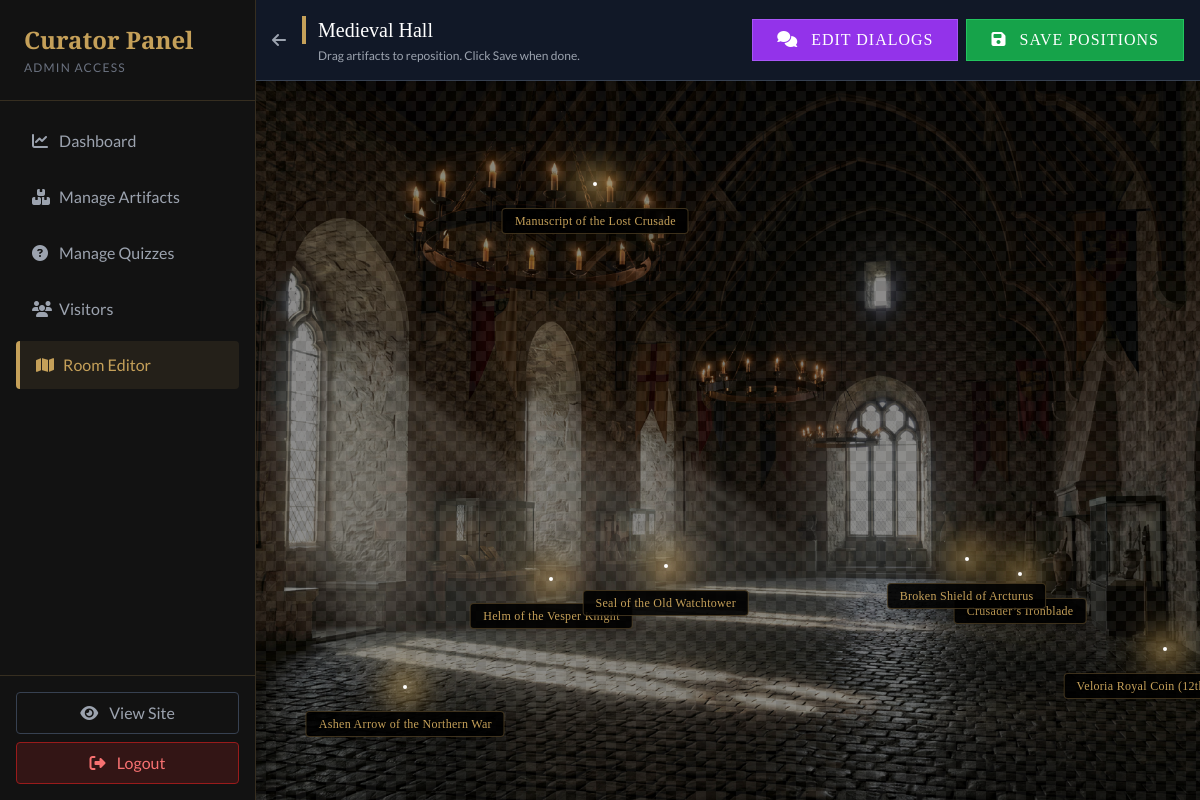
Screenshot of /admin/room_editor.php?room_id=1 (signed in) with the database file from the repository.
### tables this page shows
CREATE TABLE `rooms` (
  `id` int(11) NOT NULL,
  `name` varchar(100) NOT NULL,
  `description` text DEFAULT NULL,
  `min_level` int(11) DEFAULT 1,
  `image_url` varchar(255) DEFAULT NULL,
  `hidden_artifact_name` varchar(100) DEFAULT NULL,
  `hidden_artifact_desc` text DEFAULT NULL,
  `hidden_artifact_image` varchar(255) DEFAULT NULL,
  `hidden_artifact_xp` int(11) DEFAULT 100,
  `professor_dialogs` text DEFAULT NULL
);

CREATE TABLE `artifacts` (
  `id` int(11) NOT NULL,
  `room_id` int(11) DEFAULT NULL,
  `name` varchar(100) NOT NULL,
  `description` text DEFAULT NULL,
  `image_url` varchar(255) DEFAULT NULL,
  `xp_reward` int(11) DEFAULT 50,
  `position_top` varchar(10) DEFAULT NULL,
  `position_left` varchar(10) DEFAULT NULL
);

### admin/room_editor.php (the view, shortened to what this page needs)
<?php
require_once '../app/bootstrap.php';
$rooms_result = $conn->query("SELECT * FROM rooms");
$rooms = [];
while($row = $rooms_result->fetch_assoc()) {
    $rooms[] = $row;
}
$selected_room = null;
$artifacts = [];
if (isset($_GET['room_id'])) {
    $room_id = intval($_GET['room_id']);
    $stmt = $conn->prepare("SELECT * FROM rooms WHERE id = ?");
    $stmt->bind_param("i", $room_id);
    $stmt->execute();
    $selected_room = $stmt->get_result()->fetch_assoc();
    $stmt = $conn->prepare("SELECT * FROM artifacts WHERE room_id = ?");
    $stmt->bind_param("i", $room_id);
    $stmt->execute();
    $result = $stmt->get_result();
    while($row = $result->fetch_assoc()) {
        $row['top'] = $row['position_top'] ?? '50%';
        $row['left'] = $row['position_left'] ?? '50%';
        $artifacts[] = $row;
    }
}
include '../public/header.php';
?>
<div class="flex h-screen bg-black overflow-hidden">
    <main class="flex-grow relative flex flex-col h-full overflow-hidden">
        <?php if (!$selected_room): ?>
            <div class="p-8 overflow-y-auto">
                <div class="mb-8">
                    <h2 class="text-3xl text-white font-serif mb-2">Room Editor</h2>
                    <p class="text-gray-400">Select a room to edit artifact positions and configure settings</p>
                </div>
                <div class="grid grid-cols-1 md:grid-cols-2 lg:grid-cols-3 gap-6">
                    <?php foreach ($rooms as $room):
                        $artifactCount = $conn->query("SELECT COUNT(*) as c FROM artifacts WHERE room_id = {$room['id']}")->fetch_assoc()['c'];
                    ?>
                        <?php roomCard($room, 'room_editor.php', 'Artifacts', $artifactCount); ?>
                    <?php endforeach; ?>
                </div>
            </div>
        <?php else: ?>
            <div class="bg-gray-900 border-b border-gray-700 p-4 flex justify-between items-center z-10 shadow-lg shrink-0">
                <div class="flex items-center gap-4">
                    <a href="room_editor.php" class="text-gray-400 hover:text-white transition">
                        <i class="fas fa-arrow-left"></i>
                    </a>
                    <div>
                        <h2 class="text-white font-serif text-xl border-l-4 border-gold pl-3"><?php echo $selected_room['name']; ?></h2>
                        <p class="text-gray-400 text-xs mt-1 ml-4">Drag artifacts to reposition. Click Save when done.</p>
                    </div>
                </div>
                <div class="flex gap-2">
                    <button id="btn-toggle-dialogs" class="btn-museum bg-purple-600 border-purple-500 text-white hover:bg-purple-500">
                        <i class="fas fa-comments mr-2"></i> Edit Dialogs
                    </button>
                    <button id="btn-save" class="btn-museum bg-green-600 border-green-500 text-white hover:bg-green-500">
                        <i class="fas fa-save mr-2"></i> Save Positions
                    </button>
                </div>
            </div>
            <div class="flex-grow relative bg-black overflow-hidden select-none bg-checkered" id="canvas-container">
                <div class="absolute inset-0 bg-cover bg-center pointer-events-none opacity-50"
                     style="background-image: url('<?php echo htmlspecialchars($selected_room['image_url']); ?>');">
                </div>
                <?php foreach ($artifacts as $artifact): ?>
                    <div class="absolute w-12 h-12 cursor-move group artifact-draggable"
                         data-id="<?php echo $artifact['id']; ?>"
                         style="top: <?php echo $artifact['top']; ?>; left: <?php echo $artifact['left']; ?>;">
                        <div class="relative w-12 h-12 flex items-center justify-center">
                            <div class="absolute w-1 h-1 bg-white rounded-full shadow-[0_0_10px_rgba(255,255,255,0.8)] group-hover:w-2 group-hover:h-2 group-hover:shadow-[0_0_30px_rgba(255,255,255,1)] transition-all duration-300"></div>
                            <div class="absolute top-full mt-0 left-1/2 transform -translate-x-1/2 whitespace-nowrap z-50 flex flex-col items-center">
                                <div class="bg-black/90 text-gold text-xs px-3 py-1 rounded border border-gold/30 shadow-lg font-serif tracking-wide">
                                    <?php echo htmlspecialchars($artifact['name']); ?>
                                </div>
                            </div>
                        </div>
                    </div>
                <?php endforeach; ?>
            </div>
        <?php endif; ?>
    </main>
</div>

### public/assets/css/style.css (style rules this page uses)
:root { --color-gold: #c5a059; --color-gold-hover: #e6c885; --color-dark-bg: #1a1a1a; --color-darker-bg: #121212; --color-text: #e0e0e0; --color-parchment: #f0e6d2; }
body { font-family: "Lato", sans-serif; background-color: var(--color-darker-bg); color: var(--color-text); }
h1, h2, h3, h4, h5, h6, .font-serif { font-family: "Abhaya Libre", serif; }
.text-gold { color: var(--color-gold); }
.border-gold { border-color: var(--color-gold); }
.btn-museum { background: transparent; border: 1px solid var(--color-gold); color: var(--color-gold); padding: 0.5rem 1.5rem; transition: all 0.3s ease; font-family: "Cinzel", serif; letter-spacing: 1px; text-transform: uppercase; cursor: pointer; }

### public/header.php (style rules this page uses)
body { background-color: #121212; }

### admin/room_editor.php (style rules this page uses)
.bg-checkered { background-image: linear-gradient(45deg, #1a1a1a 25%, transparent 25%), linear-gradient(-45deg, #1a1a1a 25%, transparent 25%), linear-gradient(45deg, transparent 75%, #1a1a1a 75%), linear-gradient(-45deg, transparent 75%, #1a1a1a 75%); background-size: 20px 20px; background-position: 0 0, 0 10px, 10px -10px, -10px 0px; }

### rows the page displays
rooms: name "Medieval Hall", image_url (picture)
artifacts: name "Veloria Royal Coin…"
artifacts: name "Helm of the Vesper Knight"
artifacts: name "Crusader’s Ironblade"
artifacts: name "Seal of the Old Watchtower"
artifacts: name "Ashen Arrow of the Northern War"
artifacts: name "Broken Shield of Arcturus"
artifacts: name "Manuscript of the Lost Crusade"

### other values shown
$page['label'] "Dashboard"
$page['label'] "Manage Artifacts"
$page['label'] "Manage Quizzes"
$page['label'] "Visitors"
$page['label'] "Room Editor"
